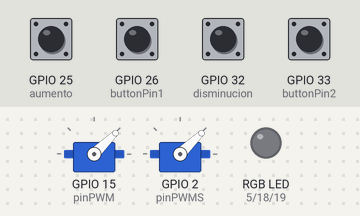
A program run on a simulated ESP32. Shown: 2 × servo, an RGB LED mixed from three pins (HIGH = lit). The inputs (shaded band) are chosen by the test bench; at power-on: GPIO 25 (aumento), GPIO 26 (buttonPin1), GPIO 32 (disminucion), GPIO 33 (buttonPin2) HIGH. Dim RGB values are drawn brighter than linear; servo pulses on a pin are drawn as a servo (544–2400 µs = 0–180°); pins used as bus, display or sensor lines are not drawn.

Above: at 1.2 s.
1.3 s: GPIO 26 (buttonPin1) pulled LOW for 1 s
At 1.65 s:
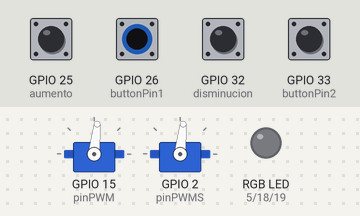
3.9 s: GPIO 33 (buttonPin2) pulled LOW for 0.15 s
At 4.8 s:
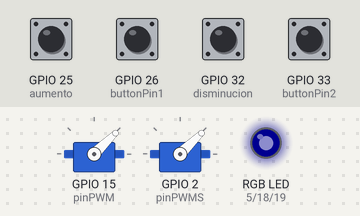
5.6 s: GPIO 26 (buttonPin1) pulled LOW for 0.15 s
At 6.3 s:
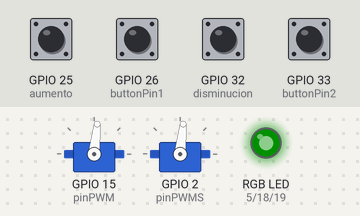
7.3 s: GPIO 33 (buttonPin2) pulled LOW for 1 s
At 9.6 s:
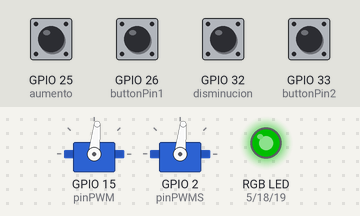
9.9 s: GPIO 26 (buttonPin1) pulled LOW for 0.15 s
At 11.0 s:
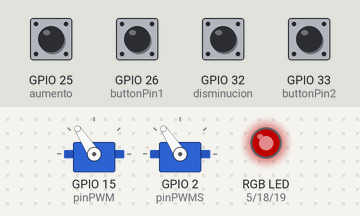
11.6 s: GPIO 33 (buttonPin2) pulled LOW for 1 s
At 13.2 s:
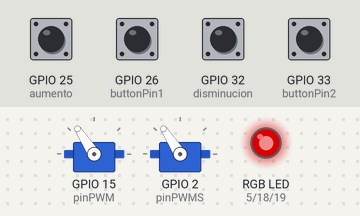
Timing chart, 0 to 14.7 s (numbered marks = the images above; inputs shaded):
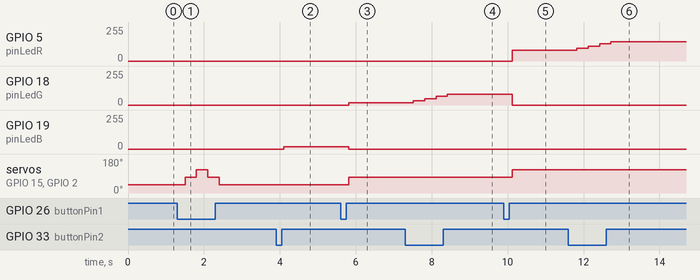

Measured:
- after the input at 1.3 s, servo on GPIO 15 (pinPWM), servo on GPIO 2 (pinPWMS): 44° → 84° after 0.20 s, → 123° 0.30 s later, → 84° 0.30 s later, → 44° 0.30 s later
- after the input at 3.9 s, GPIO 19 (pinLedB): 0/255 → 16/255 after 0.21 s
- after the input at 5.6 s, GPIO 18 (pinLedG): 0/255 → 16/255 after 0.21 s; GPIO 19 (pinLedB): 16/255 → 0/255 after 0.21 s; servo on GPIO 15 (pinPWM), servo on GPIO 2 (pinPWMS): 44° → 84° after 0.21 s
- after the input at 7.3 s, GPIO 18 (pinLedG): 16/255 → 32/255 after 0.21 s, → 48/255 0.30 s later, → 64/255 0.30 s later, → 80/255 0.30 s later
- after the input at 9.9 s, GPIO 5 (pinLedR): 0/255 → 80/255 after 0.22 s; GPIO 18 (pinLedG): 80/255 → 0/255 after 0.22 s; servo on GPIO 15 (pinPWM), servo on GPIO 2 (pinPWMS): 84° → 123° after 0.22 s
- after the input at 11.6 s, GPIO 5 (pinLedR): 80/255 → 96/255 after 0.22 s, → 112/255 0.30 s later, → 128/255 0.30 s later, → 143/255 0.30 s later

The program:

main.cpp
```cpp
//Post lab 4 - 21620
//María Alejandra Rodríguez

//****************************************************************
// Librerías
//****************************************************************
#include <Arduino.h>
#include "driver/ledc.h"

//****************************************************************
// Definición de etiquetas
//****************************************************************
#define pwmChannel 0 // 16 canales 0-15
#define ledRChannel 1
#define ledGChannel 2
#define ledBChannel 3
#define freqPWM 5000 // Frecuencia en Hz
#define freqPWMS 50   // Frecuencia en Hz (se ajusta a 50Hz para controlar el servomotor)
#define resolution 8 // 1-16 bits de resolución
#define resolutionS 10 // 1-16 bits de resolución del servo
#define pinLedR 5
#define pinLedG 18
#define pinLedB 19
#define pinPWM 15 // GPIO 2 para tener la salida del PWM
#define pinPWMS 2    // GPIO 2 para tener la salida del PWM
#define buttonPin1 26 // Botón B3 para seleccionar color
#define buttonPin2 33 // Botón B4 para modificar brillo

// Definir rangos de ángulo del servomotor
#define minimo 0   // Ángulo mínimo del servo (izquierda)
#define maximo 180 // Ángulo máximo del servo (derecha)

// Definir pines para botones
#define aumento 25
#define disminucion 32

//Posición del servo al presionar el botón
#define servoPositionRed 135  // Posición del servo para el color rojo
#define servoPositionGreen 90  // Posición del servo para el color verde
#define servoPositionBlue 45  // Posición del servo para el color azul

volatile bool buttonPressed1 = false; //estado de los botones al inicio
volatile bool buttonPressed2 = false;

unsigned long lastDebounceTime1 = 0; //variables para los debounce (antirrebotes)
unsigned long lastDebounceTime2 = 0;

const unsigned long debounceDelay = 50;

//****************************************************************
// Prototipos de funciones
//****************************************************************
void configurarPWM(void);

//****************************************************************
// Variables Globales
//****************************************************************
int colorSelected = 0; // Variable para guardar el color seleccionado (0: Rojo, 1: Verde, 2: Azul)
int brightness = 0;    // Variable para guardar el brillo actual (0 a 255)
int inicial = 90; // Ángulo inicial del servo
//****************************************************************
// Configuración
//****************************************************************
void setup() {
  pinMode(buttonPin1, INPUT_PULLUP); // Configurar botón B3 como entrada con resistencia pull-up interna
  pinMode(buttonPin2, INPUT_PULLUP); // Configurar botón B4 como entrada con resistencia pull-up interna
  pinMode(aumento, INPUT_PULLUP); // Botón B1 habilitado con resistencia pull-up interna
  pinMode(disminucion, INPUT_PULLUP); // Botón B2 habilitado con resistencia pull-up interna
  configurarPWM();

  // Paso 1: Configurar el módulo PWM
  ledcSetup(pwmChannel, freqPWMS, resolutionS);

  // Paso 2: seleccionar en qué GPIO tendremos nuestra señal PWM
  ledcAttachPin(pinPWMS, pwmChannel);

  //Paso 3: Establecer la posición del servo motor inicialmente
  ledcWrite(0, map(180,0,180,0, 1023));

  Serial.begin(115200);
}

//****************************************************************
// Loop Principal
//****************************************************************
void loop() {
  // Leer el estado de los botones
  bool button1State = digitalRead(buttonPin1);
  bool button2State = digitalRead(buttonPin2);

  if (millis() - lastDebounceTime1 >= debounceDelay) {
    lastDebounceTime1 = millis();
    buttonPressed1 = true;
    // Si el botón B3 (buttonPin1) está presionado, cambiar el color seleccionado
    if (button1State == LOW) {
      colorSelected = (colorSelected + 1) % 4; // Cambiar entre Rojo, Verde y Azul
      delay(200); // Debounce para evitar múltiples cambios rápidos al presionar el botón
      }
  }

  if (millis() - lastDebounceTime2 >= debounceDelay) {
    lastDebounceTime2 = millis();
    buttonPressed2 = true;
    // Si el botón B4 (buttonPin2) está presionado, modificar el brillo del color seleccionado
    if (button2State == LOW) {
      brightness += 16;// Incrementar el brillo de 0 a 255
      if (brightness >= 255) {
        brightness = 0;
        }
        delay(200); // Debounce para evitar múltiples incrementos rápidos al presionar el boton
      }
  }

  // Establecer los valores de brillo para los LEDs según el color seleccionado
  switch (colorSelected) {
    case 0: // Azul
      ledcWrite(ledRChannel, 0);
      ledcWrite(ledGChannel, 0);
      ledcWrite(ledBChannel, brightness);
      ledcWrite(pwmChannel, map(servoPositionBlue, 0, 180, 30, 115));
      break;
    case 1: // Verde
      ledcWrite(ledRChannel, 0);
      ledcWrite(ledGChannel, brightness);
      ledcWrite(ledBChannel, 0);
      ledcWrite(pwmChannel, map(servoPositionGreen, 0, 180, 30, 115));
      break;
    case 2: // Rojo
      ledcWrite(ledRChannel, brightness);
      ledcWrite(ledGChannel, 0);
      ledcWrite(ledBChannel, 0);
      ledcWrite(pwmChannel, map(servoPositionRed, 0, 180, 30, 115));
      break;
    case 3:
      ledcWrite(ledRChannel, 0);
      ledcWrite(ledGChannel, 0);
      ledcWrite(ledBChannel, 0);
      ledcWrite(pwmChannel, map(inicial, 0, 180, 30, 115)); // Mapear el ángulo a la escala del servomotor (ajustar según sea necesario)
  }

  // Establecer el mismo valor de brillo para todos los LEDs
  //ledcWrite(pwmChannel, brightness);

  if (digitalRead(aumento) == LOW){
    inicial += 5; // Aumentar el ángulo en 5 grados
    if (inicial > maximo) {
      inicial = maximo;
    }
  }

  if (digitalRead(disminucion) == LOW) {
    inicial -= 5; // Disminuir el ángulo en 5 grados
    if (inicial < minimo) {
      inicial = minimo;
    }
  }


  delay(100); // Añadir un pequeño retraso para evitar lecturas de botones rápidas
}

//****************************************************************
// Función para configurar módulo PWM
//****************************************************************
void configurarPWM(void) {
  // Paso 1: Configurar el módulo PWM
  ledcSetup(pwmChannel, freqPWM, resolution);
  ledcSetup(ledRChannel, freqPWM, resolution);
  ledcSetup(ledGChannel, freqPWM, resolution);
  ledcSetup(ledBChannel, freqPWM, resolution);

  // Paso 2: seleccionar en qué GPIO tendremos nuestra señal PWM
  ledcAttachPin(pinPWM, pwmChannel);
  ledcAttachPin(pinLedR, ledRChannel);
  ledcAttachPin(pinLedG, ledGChannel);
  ledcAttachPin(pinLedB, ledBChannel);
}
```
